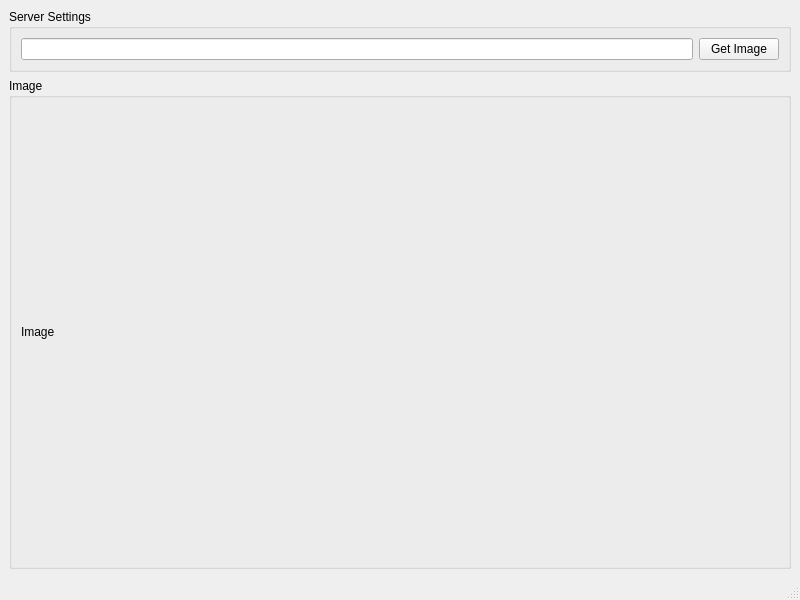
<?xml version="1.0" encoding="UTF-8"?>
<ui version="4.0">
 <class>MainWindow</class>
 <widget class="QMainWindow" name="MainWindow">
  <property name="geometry">
   <rect>
    <x>0</x>
    <y>0</y>
    <width>800</width>
    <height>600</height>
   </rect>
  </property>
  <property name="windowTitle">
   <string>MainWindow</string>
  </property>
  <widget class="QWidget" name="centralwidget">
   <layout class="QVBoxLayout" name="verticalLayout">
    <item>
     <widget class="QGroupBox" name="groupBox">
      <property name="sizePolicy">
       <sizepolicy hsizetype="Preferred" vsizetype="Fixed">
        <horstretch>0</horstretch>
        <verstretch>0</verstretch>
       </sizepolicy>
      </property>
      <property name="title">
       <string>Server Settings</string>
      </property>
      <layout class="QHBoxLayout" name="horizontalLayout">
       <item>
        <widget class="QLineEdit" name="lineEdit"/>
       </item>
       <item>
        <widget class="QPushButton" name="pushButton">
         <property name="text">
          <string>Get Image</string>
         </property>
        </widget>
       </item>
      </layout>
     </widget>
    </item>
    <item>
     <widget class="QGroupBox" name="groupBox_2">
      <property name="title">
       <string>Image</string>
      </property>
      <layout class="QGridLayout" name="gridLayout_2">
       <item row="0" column="0">
        <layout class="QGridLayout" name="gridLayout">
         <item row="0" column="0">
          <widget class="QLabel" name="label">
           <property name="text">
            <string>Image</string>
           </property>
          </widget>
         </item>
        </layout>
       </item>
      </layout>
     </widget>
    </item>
   </layout>
  </widget>
  <widget class="QMenuBar" name="menubar">
   <property name="geometry">
    <rect>
     <x>0</x>
     <y>0</y>
     <width>800</width>
     <height>21</height>
    </rect>
   </property>
  </widget>
  <widget class="QStatusBar" name="statusbar"/>
 </widget>
 <resources/>
 <connections/>
</ui>
